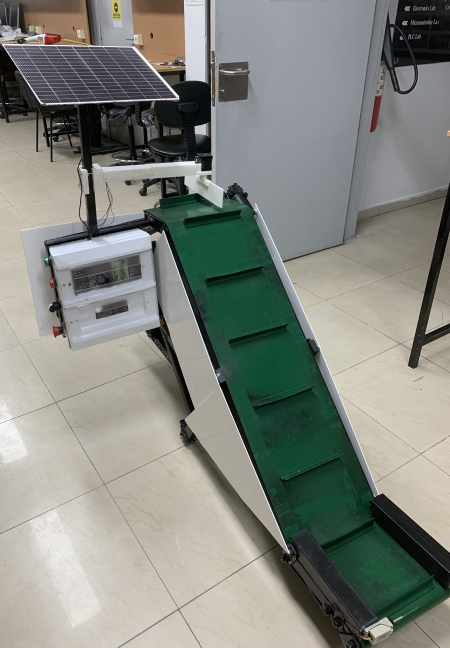
#> input picture figs/photo_crop.jpg, 900 x 1296 px (shown at 1/2 size)
$ python fig_overview.py
#> lines starting #> are read from the running program, lines starting #| are printed output that depends on the picture; long printed decimals are rounded
"""Fig. 1: prototype photograph and system architecture (two columns)."""
from figstyle import plt, C, DCOL
from matplotlib.patches import FancyBboxPatch, FancyArrowPatch
import matplotlib.image as mpimg

H = 2.45
fig = plt.figure(figsize=(DCOL, H))
img = mpimg.imread('../figs/photo_crop.jpg')
#> img is the input picture: shape (1296, 900, 3); mean R, G, B 131.4, 134.7, 127.4
ar = img.shape[1] / img.shape[0]
#> ar = 0.694
wp = H * ar                                   # photo width in inches
#> wp = 1.7
a0 = fig.add_axes([0, 0, wp / DCOL, 1])
a0.imshow(img)
a0.axis('off')
a0.text(0.04, 0.975, '(a)', transform=a0.transAxes, color='w', fontsize=8, va='top',
        fontweight='bold', bbox=dict(boxstyle='round,pad=0.15', fc='black', ec='none', alpha=0.55))
a0.annotate('gate', xy=(0.47, 0.705), xycoords='axes fraction', xytext=(0.80, 0.83),
            textcoords='axes fraction', fontsize=6.5, ha='center', va='center',
            bbox=dict(boxstyle='round,pad=0.2', fc='white', ec='none', alpha=0.9),
            arrowprops=dict(arrowstyle='-|>', lw=0.7, color='k', shrinkA=0, shrinkB=1,
                            mutation_scale=6))
gap = 0.10
ax = fig.add_axes([(wp + gap) / DCOL, 0, 1 - (wp + gap) / DCOL, 1])
ax.set_xlim(0, 100)
ax.set_ylim(0, 41)
ax.axis('off')
ax.text(0.2, 40.2, '(b)', fontsize=8, va='top', fontweight='bold')


def box(x, y, w, h, txt, fc='#ffffff', fs=6.4, lw=0.6):
    ax.add_patch(FancyBboxPatch((x, y), w, h, boxstyle='round,pad=0.2,rounding_size=0.8',
                                fc=fc, ec='k', lw=lw))
    ax.text(x + w / 2, y + h / 2, txt, ha='center', va='center', fontsize=fs, linespacing=1.2)


def arrow(p, q, txt=None, off=(0, 0.4), fs=5.8, ha='center', va='bottom', style='-|>'):
    ax.add_patch(FancyArrowPatch(p, q, arrowstyle=style, mutation_scale=7, lw=0.6, color='k',
                                 shrinkA=0, shrinkB=0))
    if txt:
        ax.text((p[0] + q[0]) / 2 + off[0], (p[1] + q[1]) / 2 + off[1], txt, fontsize=fs,
                ha=ha, va=va)


# lanes
ax.add_patch(FancyBboxPatch((3.5, 17.6), 96, 18.4, boxstyle='round,pad=0,rounding_size=1',
                            fc='#f2f5fb', ec='#c7d2e8', lw=0.5))
ax.text(4.5, 34.8, 'machine layer', fontsize=6.4, color=C['blue'], va='center')
ax.add_patch(FancyBboxPatch((3.5, 0.4), 96, 15.6, boxstyle='round,pad=0,rounding_size=1',
                            fc='#fbf3ec', ec='#ead3c0', lw=0.5))
ax.text(4.5, 14.8, 'vision and sorting layer', fontsize=6.4, color=C['orange'], va='center')
# power strip
ax.text(51.5, 38.4, 'PV panel charges a 24 V battery: 24 V for the PLC and the belt motor; '
        'step-down converters 12 V for the stepper driver and 5 V for logic', fontsize=6.0, ha='center', va='center',
        color='#333333')

# machine layer
box(5.5, 21.0, 19, 11.6, 'intake sensor  X0\nIR jam beam  X2\nE-stop (NC)  X3\n\nfrom Pi relays:\npause  X4\nbins full  X5–X7', fs=5.8)
box(32, 20.5, 22, 12.0, 'PLC\nDelta DVP-14SS2 + DVP-08SP\nrun latch, jam reverse,\nPWM speed, bin logic', fc='#e1e8f6',
    fs=6.0)
box(61, 27.6, 15, 5.2, 'BTS7960\nY0 PWM / Y1 rev.', fs=5.8)
box(61, 20.0, 15, 5.2, 'beacon  Y4\nrun lamp  Y5', fs=5.8)
box(82, 27.6, 16, 5.2, '24 V worm-gear\nmotor (belt)', fs=5.8)
arrow((24.9, 26.8), (32, 26.8))
arrow((54.3, 30.2), (61, 30.2))
arrow((54.3, 22.6), (61, 22.6))
arrow((76.3, 30.2), (82, 30.2))

# vision layer
box(5.5, 7.4, 14, 5.2, 'Logitech C270\nUSB camera', fs=5.8)
box(5.5, 1.0, 14, 5.2, 'phone / laptop\n(Wi-Fi)', fs=5.8)
box(26, 1.6, 30, 11.4, 'Raspberry Pi 4\nYOLOv8n (COCO), 320 px, conf 0.55\ntracker, scheduler, bin counters\nbin-level ultrasonics, web dashboard',
    fc='#f7e5d6', fs=5.8)
box(63, 4.2, 12, 6.0, 'A4988\nfull step', fs=5.8)
box(82, 2.6, 16, 9.2, 'NEMA 17\n+ printed gate\n(3 routes)', fc='#dbe4f5', fs=5.8)
arrow((19.8, 10.0), (26, 10.0), 'USB', off=(0, 0.35), fs=5.4)
arrow((19.8, 3.6), (26, 3.6), style='<|-|>')
ax.text(22.9, 4.0, 'HTTP', fontsize=5.4, ha='center', va='bottom')
arrow((56.3, 7.2), (63, 7.2), 'STEP 27\nDIR 17', off=(0, 0.35), fs=5.4)
arrow((75.3, 7.2), (82, 7.2))
# the only link between the layers: relay contacts into PLC inputs
arrow((30.0, 13.3), (24.9, 21.6))
ax.text(28.6, 17.0, 'relays K1–K4\n(isolated contacts)', fontsize=5.4, ha='left', va='center',
        color='#7a3d00')
fig.savefig('../figs/fig_overview.pdf')
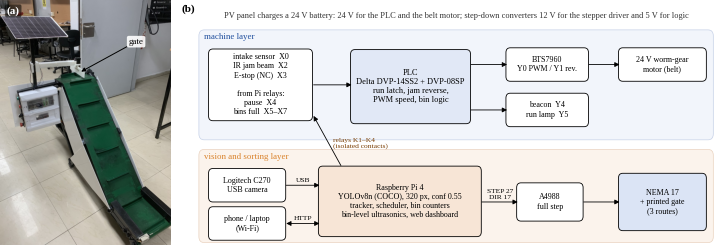
#> figure drawn by matplotlib, 2 panels
fig.savefig('../figs/fig_overview.png', dpi=220)
print('ok', wp)
#| ok 1.701
